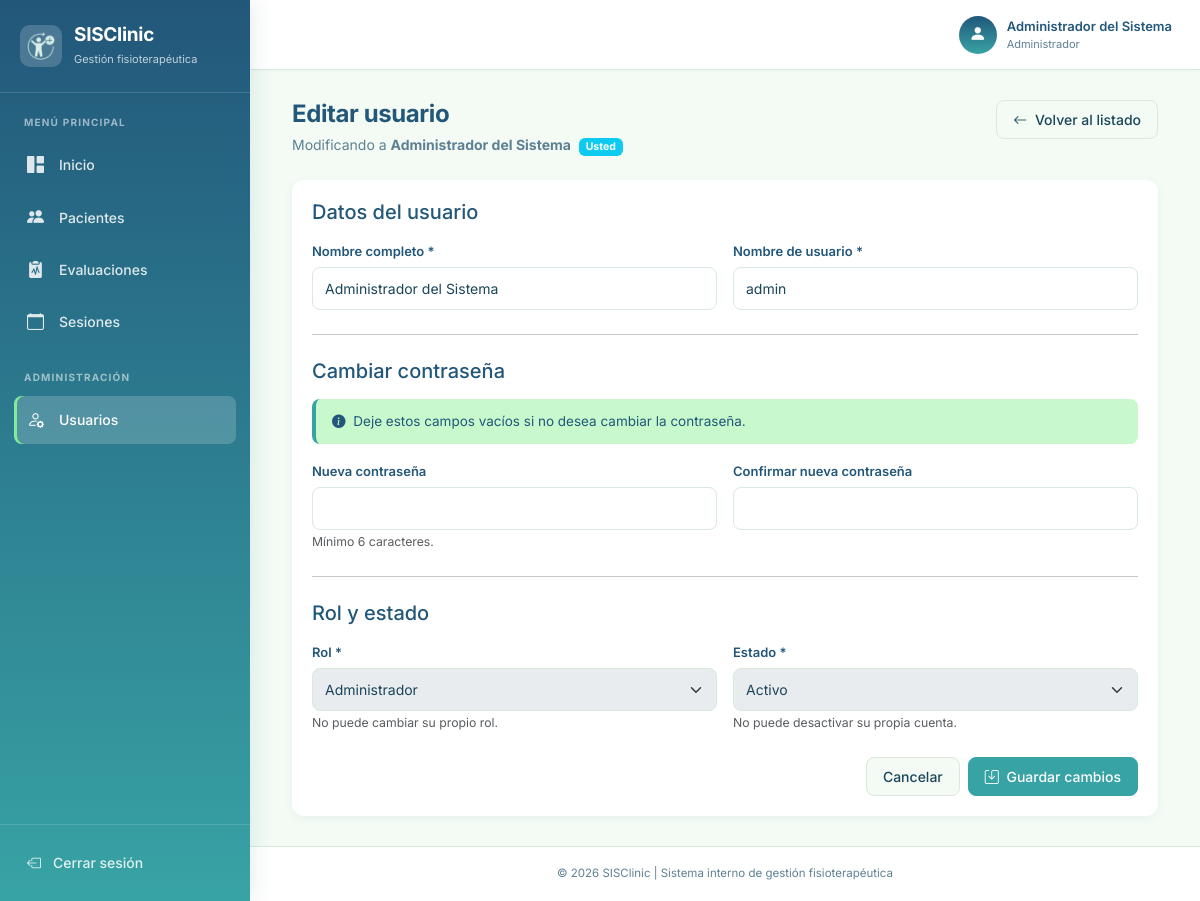
/modules/usuarios/editar.php?id=1 (signed in), run on the app's committed database.
### tables this page shows
CREATE TABLE usuarios (
    id_usuario      INT AUTO_INCREMENT PRIMARY KEY,
    nombre_completo VARCHAR(100) NOT NULL,
    usuario         VARCHAR(50)  NOT NULL UNIQUE,
    contrasena      VARCHAR(255) NOT NULL,           
    rol             ENUM('Administrador','Fisioterapeuta') NOT NULL,
    estado          TINYINT(1)   NOT NULL DEFAULT 1  
);

### modules/usuarios/editar.php (the view, shortened to what this page needs)
<?php
require_once __DIR__ . '/../../conexion.php';
require_once __DIR__ . '/../../includes/header.php';
require_once __DIR__ . '/../../includes/navbar.php';
$id_usuario = isset($_GET['id']) ? (int) $_GET['id'] : 0;
$stmt = mysqli_prepare($con, "SELECT * FROM usuarios WHERE id_usuario = ? LIMIT 1");
mysqli_stmt_bind_param($stmt, 'i', $id_usuario);
mysqli_stmt_execute($stmt);
$res = mysqli_stmt_get_result($stmt);
$usuario = mysqli_fetch_assoc($res);
$es_yo = (int) $usuario['id_usuario'] === (int) $_SESSION['id_usuario'];
$datos = [
    'nombre_completo' => $usuario['nombre_completo'],
    'usuario'         => $usuario['usuario'],
    'rol'             => $usuario['rol'],
    'estado'          => (int) $usuario['estado'],
];
?>
<div class="container-fluid">
    <div class="d-flex justify-content-between align-items-start flex-wrap gap-3 mb-4">
        <div>
            <h1 class="page-title">Editar usuario</h1>
            <p class="page-subtitle mb-0">
                Modificando a
                <strong><?= htmlspecialchars($usuario['nombre_completo']) ?></strong>
                <?php if ($es_yo): ?>
                    <span class="badge bg-info ms-1">Usted</span>
                <?php endif; ?>
            </p>
        </div>
        <a href="<?= BASE_URL ?>/modules/usuarios/index.php" class="btn btn-light">
            <i class="bi bi-arrow-left me-1"></i> Volver al listado
        </a>
    </div>
    <div class="card">
        <div class="card-body">
            <form method="POST" action="editar.php?id=<?= (int) $id_usuario ?>" novalidate>
                <h5 class="mb-3" style="color: var(--color-dark);">Datos del usuario</h5>
                <div class="row g-3">
                    <div class="col-md-6">
                        <label for="nombre_completo" class="form-label">Nombre completo *</label>
                        <input type="text" class="form-control" id="nombre_completo"
                               name="nombre_completo"
                               value="<?= htmlspecialchars($datos['nombre_completo']) ?>" required>
                    </div>
                    <div class="col-md-6">
                        <label for="usuario" class="form-label">Nombre de usuario *</label>
                        <input type="text" class="form-control" id="usuario"
                               name="usuario"
                               value="<?= htmlspecialchars($datos['usuario']) ?>" required>
                    </div>
                </div>
                <hr class="my-4">
                <h5 class="mb-3" style="color: var(--color-dark);">Cambiar contraseña</h5>
                <div class="alert alert-info mb-3">
                    <i class="bi bi-info-circle-fill me-1"></i>
                    Deje estos campos vacíos si no desea cambiar la contraseña.
                </div>
                <div class="row g-3">
                    <div class="col-md-6">
                        <label for="password" class="form-label">Nueva contraseña</label>
                        <input type="password" class="form-control" id="password"
                               name="password" minlength="6">
                        <small class="text-muted">Mínimo 6 caracteres.</small>
                    </div>
                    <div class="col-md-6">
                        <label for="password_confirm" class="form-label">Confirmar nueva contraseña</label>
                        <input type="password" class="form-control" id="password_confirm"
                               name="password_confirm" minlength="6">
                    </div>
                </div>
                <hr class="my-4">
                <h5 class="mb-3" style="color: var(--color-dark);">Rol y estado</h5>
                <div class="row g-3">
                    <div class="col-md-6">
                        <label for="rol" class="form-label">Rol *</label>
                        <select class="form-select" id="rol" name="rol" required
                                <?= $es_yo ? 'disabled' : '' ?>>
                            <option value="Administrador" <?= $datos['rol'] === 'Administrador' ? 'selected' : '' ?>>
                                Administrador
                            </option>
                        </select>
                        <?php if ($es_yo): ?>
                            <small class="text-muted">No puede cambiar su propio rol.</small>
                        <?php endif; ?>
                    </div>
                    <div class="col-md-6">
                        <label for="estado" class="form-label">Estado *</label>
                        <select class="form-select" id="estado" name="estado" required
                                <?= $es_yo ? 'disabled' : '' ?>>
                            <option value="1" <?= $datos['estado'] === 1 ? 'selected' : '' ?>>Activo</option>
                        </select>
                        <?php if ($es_yo): ?>
                            <small class="text-muted">No puede desactivar su propia cuenta.</small>
                        <?php endif; ?>
                    </div>
                </div>
                <div class="d-flex justify-content-end gap-2 mt-4">
                    <a href="<?= BASE_URL ?>/modules/usuarios/index.php" class="btn btn-light">
                        Cancelar
                    </a>
                    <button type="submit" class="btn btn-primary">
                        <i class="bi bi-save me-1"></i> Guardar cambios
                    </button>
                </div>
            </form>
        </div>
    </div>
</div>
<?php require_once __DIR__ . '/../../includes/footer.php'; ?>

### css/styles.css (style rules this page uses)
:root { --baltic-blue: #22577a; --tropical-teal: #38a3a5; --emerald: #57cc99; --light-green: #80ed99; --tea-green: #c7f9cc; --color-primary: var(--tropical-teal); --color-soft: var(--emerald); --color-dark: var(--baltic-blue); --color-success: var(--emerald); --color-accent: var(--light-green); --color-white: #ffffff; --color-light: var(--tea-green); --color-background: #f3fbf4; --color-text: #1a4459; --color-muted: #5f8093; --color-border: #d9e9dd; --sidebar-width: 250px; --sidebar-gradient: linear-gradient(180deg, #22577a 0%, #38a3a5 100%); --shadow-sm: 0 2px 8px rgba(34, 87, 122, 0.06); --shadow-md: 0 6px 20px rgba(34, 87, 122, 0.10); --shadow-lg: 0 10px 35px rgba(34, 87, 122, 0.14); --radius-sm: 8px; --radius: 12px; --radius-lg: 16px; }
* { margin: 0; padding: 0; box-sizing: border-box; }
body { font-family: 'Inter', -apple-system, BlinkMacSystemFont, Arial, sans-serif; background-color: var(--color-background); color: var(--color-text); font-size: 14px; line-height: 1.55; -webkit-font-smoothing: antialiased; }
a { text-decoration: none; color: var(--color-primary); }
.page-title { color: var(--color-dark); font-size: 24px; font-weight: 700; letter-spacing: -0.4px; margin-bottom: 5px; }
.page-subtitle { color: var(--color-muted); font-size: 14px; margin-bottom: 25px; }
.card { border: none; border-radius: var(--radius); box-shadow: var(--shadow-sm); background-color: var(--color-white); transition: box-shadow 0.2s ease, transform 0.2s ease; }
.card-body { padding: 20px; }
.btn { font-weight: 500; border-radius: var(--radius-sm); padding: 8px 16px; font-size: 14px; transition: all 0.15s ease; }
.btn-primary { background-color: var(--color-primary); border-color: var(--color-primary); }
.btn-light { background-color: var(--color-background); border-color: var(--color-border); color: var(--color-text); }
.form-label { font-size: 13px; font-weight: 600; color: var(--color-dark); margin-bottom: 6px; }
.form-control, .form-select { border: 1px solid var(--color-border); border-radius: var(--radius-sm); padding: 10px 12px; font-size: 14px; color: var(--color-text); transition: border-color 0.15s ease, box-shadow 0.15s ease; }
.form-control::placeholder { color: var(--color-muted); opacity: 0.7; }
.alert { border-radius: var(--radius-sm); border: none; font-size: 13.5px; padding: 12px 16px; }
.alert-info { background-color: var(--color-light); color: var(--color-dark); border-left: 4px solid var(--color-primary); }

### data on the page
usuarios: nombre_completo "Administrador del Sistema", usuario "admin", rol "Administrador", estado "Activo"

### other printed values
$nombre_usuario "Administrador del Sistema"
$rol_usuario "Administrador"
